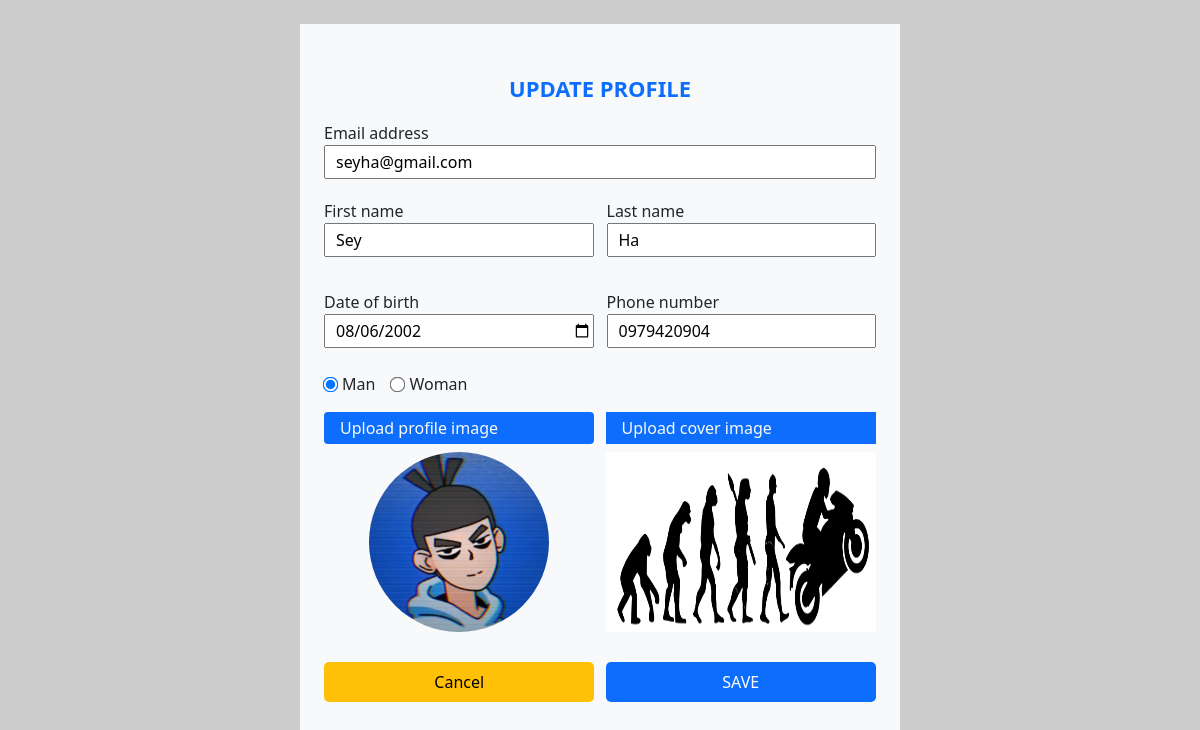
Page /views/edit_profile_view.php (signed in) on the committed database.
### tables this page shows
CREATE TABLE `users` (
  `user_ID` int(11) NOT NULL,
  `firstName` varchar(22) DEFAULT NULL,
  `lastName` varchar(225) DEFAULT NULL,
  `gender` char(1) DEFAULT NULL,
  `dateOfBirth` date DEFAULT NULL,
  `phone` varchar(225) DEFAULT NULL,
  `email` varchar(225) DEFAULT NULL,
  `userPassword` varchar(22) DEFAULT NULL,
  `profile_image` varchar(200) DEFAULT NULL,
  `cover_image` varchar(200) DEFAULT NULL
);

### models/post.php (called while the page is built, shortened)
<?php
require_once('database.php');
    function getUserById($userID)
    {
        global $db;
        $statement = $db->prepare("select * from users where user_ID=:userID;");
        $statement->execute([
            ':userID' => $userID
        ]);
        $user = $statement->fetch();
        return $user;
    }
?>

### views/edit_profile_view.php (the view, shortened to what this page needs)
<?php session_start();
    require_once("../templates/header.php");
?>
    <?php
    require_once("../models/post.php");
    $userID = $_SESSION["userID"];
    $userInfo = getUserById($userID)
    ?>
    <form class="py-5 m-4" action="../views/edit_profile_view.php" method="post" enctype="multipart/form-data">
        <div class="w-100 m-auto form-title d-flex justify-content-center"><p class="text-primary">UPDATE PROFILE</p></div>
        <label for="email">Email address</label>
        <input class="w-100 fill" id="email" type="text" placeholder="Email address" name="email" value="<?php
            if (isset($_POST["email"])) {
                if (!empty($_POST["email"])) {
                    echo $_POST["email"];
                }
            } else {
                echo $userInfo["email"];
            }
        ?>">
        <div class="w-100 fill-block">
            <div>
                <label for="firstname">First name</label>
                <input class="w-100 fill"  id="firstname" name="firstName" type="text" placeholder="First name" value="<?php
                    if (isset($_POST["firstName"])) {
                        if (!empty($_POST["firstName"])) {
                            echo $_POST["firstName"];
                        }
                    } else {
                        echo $userInfo["firstName"];
                    }
                ?>">
            </div>
            <div>
                <label for="lastname">Last name</label>
                <input class="w-100 fill"  id="lastname" name="lastName" type="text" placeholder="Last name" value="<?php
                    if (isset($_POST["email"])) {
                        if (!empty($_POST["lastName"])) {
                            echo $_POST["lastName"];
                        }
                    } else {
                        echo $userInfo["lastName"];
                    }
                ?>">
            </div>
        </div>
        <div class="w-100 fill-block">
            <div>
                <label for="dateofbirth">Date of birth</label>
                <input class="w-100 fill" name="dateOfBirth"   id="dateofbirth" type="date" value="<?php echo $userInfo["dateOfBirth"]; ?>">
            </div>
            <div>
                <label for="phone">Phone number</label>
                <input class="w-100 fill" name="phone"  id="phone" type="numbers" placeholder="Phone number" value="<?php
                    if (isset($_POST["phone"])) {
                        if (!empty($_POST["phone"])) {
                            echo $_POST["phone"];
                        }
                    } else {
                        echo $userInfo["phone"];
                    }
                ?>">
            </div>
        </div>
        <div class="d-flex mt-4">
            <div class="d-flex gender">
                <input type="radio" name="gender" value="M" id="Man" <?php if ($userInfo["gender"] == "M") { echo "checked"; }; ?>>
                <label for="Man">Man</label>
            </div>
            <div class="d-flex px-3 gender">
                <input type="radio" name="gender" value="F" id="Woman" <?php if ($userInfo["gender"] == "F") { echo "checked"; }; ?>>
                <label for="Woman">Woman</label>
            </div>
        </div>
        <div class="w-100 m-auto d-flex justify-content-between mt-3">
            <div class="profile-upload d-flex flex-column">
                <label class="bg-primary text-light py-1 px-3 cursor" for="profile_image">Upload profile image</label>
                <img class="mt-2 profile-show profile-image-show ucrsor" src="../images/<?php if (!empty($userInfo["profile_image"])) { print_r($userInfo["profile_image"]); } ?>" alt="">
            </div>
            <div class="profile-upload d-flex flex-column">
                <label class="bg-primary text-light py-1 px-3" for="cover_image">Upload cover image</label>
                <img class="mt-2 img-show cover-image-show" src="../images/<?php if (!empty($userInfo["cover_image"])) { print_r($userInfo["cover_image"]); } ?>" alt="">
            </div>
        </div>
        <div class="d-flex justify-content-between">
            <a class="p-2 bg-warning db-button pointer" href="profile_view.php">Cancel</a>
            <button type="submit" class="p-2 save btn-primary db-button">SAVE</button>
        </div>
    </form>
<?php
require_once("../templates/footer.php");
?>

### css/style.css (style rules this page uses)
body { background-color: rgb(204, 204, 204); }
a { text-decoration: none; cursor: pointer; color: black; }
button { border-radius: 4px; border: none; }
.form-title p { font-weight: bolder; font-size: 22px; }
.fill-block { display: grid; grid-template-columns: 1fr 1fr; gap: 13px; margin-top: 20px; }
.fill { outline: none; padding: 3px 0 3px 10px; }
.gender { align-items: center; }
.gender input { transform: scale(1.2); }
.gender label { margin-left: 5px; }
.db-button { align-items: center; width: 49%; margin-top: 30px; border-radius: 5px; }
.pointer { cursor: pointer; text-align: center; }
.profile-upload { width: 49%; }
.cursor { cursor: pointer; border-radius: 4px; }
.img-show { height: 180px; width: 100%; }
.profile-show { margin: auto; height: 180px; width: 180px; border-radius: 50%; }

### rows in the picture
users: email "seyha@gmail.com", firstName "Sey", lastName "Ha", dateOfBirth "08/06/2002", phone "0979420904", gender "☑ Man", gender "☐ Woman"
